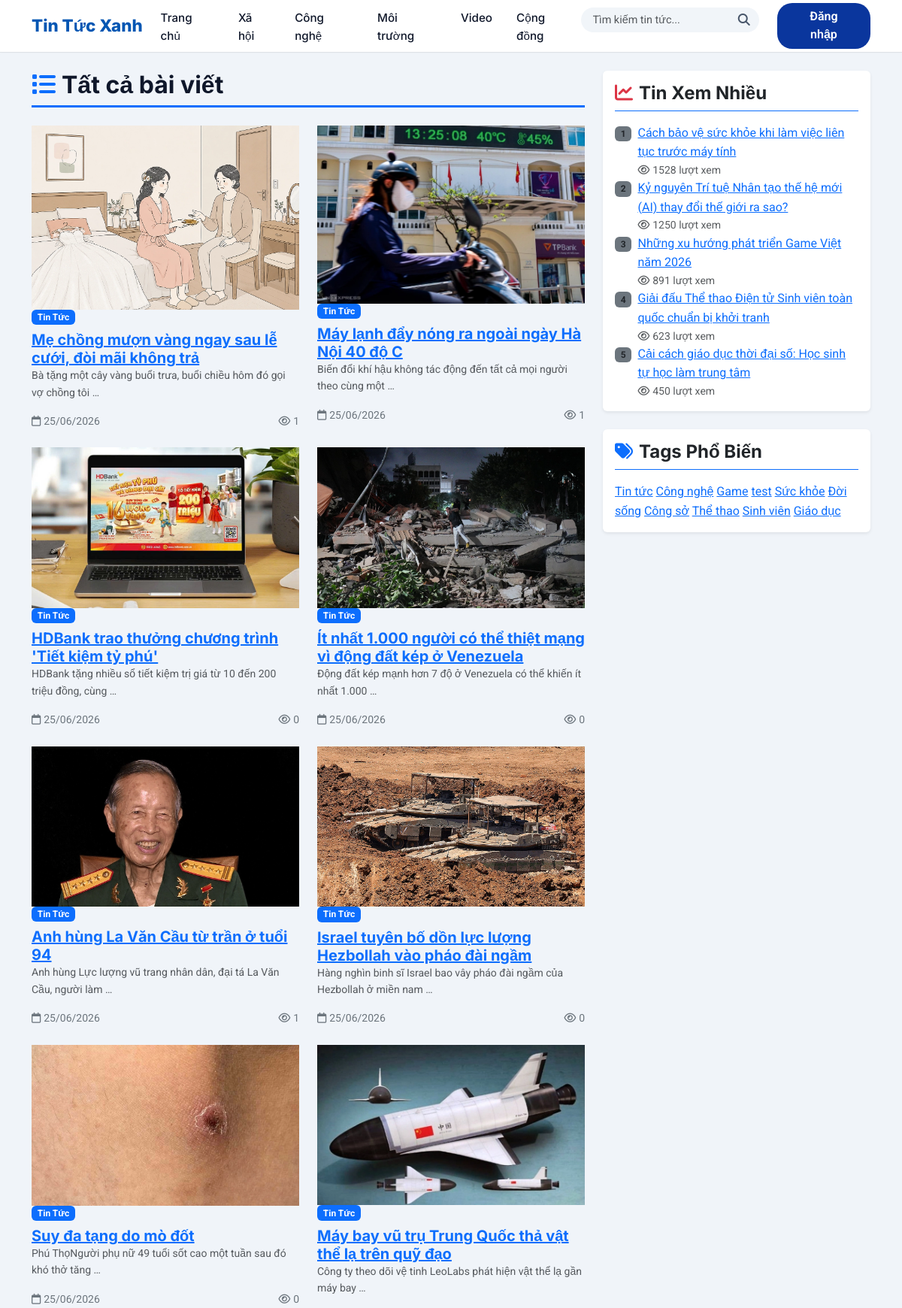
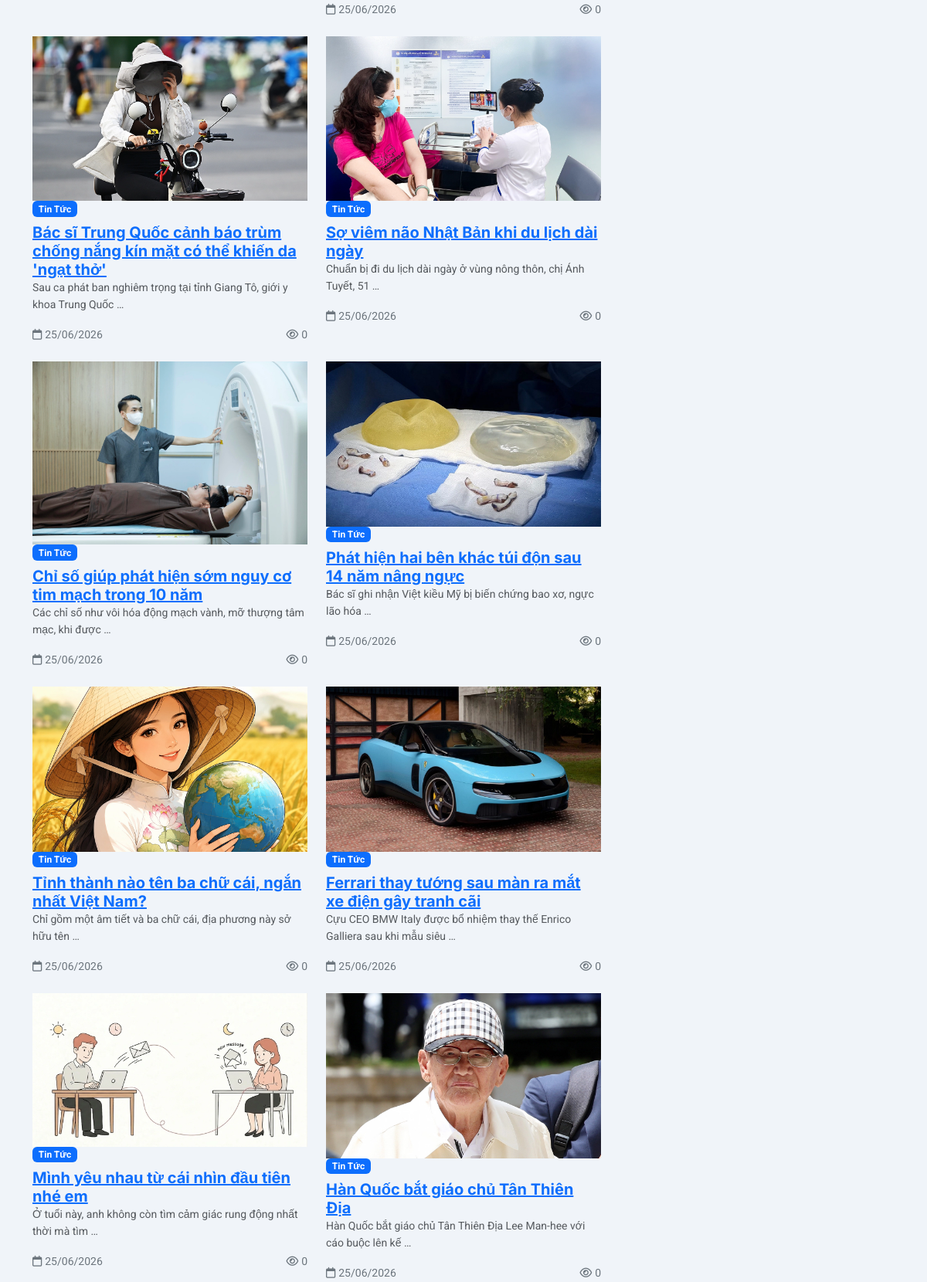
The app's page /articles/ (upper part) with its own data (2 pictures, top to bottom).
### news/models.py (models this page shows, shortened)
class Article(models.Model):
    title = models.CharField(max_length=200, verbose_name="Tiêu đề")
    slug = models.SlugField(unique=True, blank=True, max_length=250)
    thumbnail = models.ImageField(upload_to='thumbnails/', verbose_name="Ảnh đại diện")
    content = models.TextField(verbose_name="Nội dung")
    author = models.ForeignKey(User, on_delete=models.CASCADE, verbose_name="Tác giả")
    tags = models.CharField(max_length=200, help_text="Phân tách các tag bằng dấu phẩy (ví dụ: Công nghệ, AI, Game)")
    views = models.PositiveIntegerField(default=0, verbose_name="Lượt xem")
    is_featured = models.BooleanField(default=False, verbose_name="Tin nổi bật")
    created_at = models.DateTimeField(auto_now_add=True, verbose_name="Ngày tạo")
    updated_at = models.DateTimeField(auto_now=True, verbose_name="Ngày cập nhật")
    likes = models.ManyToManyField(User, related_name='liked_articles', blank=True, verbose_name="Lượt thích")
    saves = models.ManyToManyField(User, related_name='saved_articles', blank=True, verbose_name="Đã lưu")
    class Meta:
        ordering = ['-created_at']
    @property
    def tag_list(self):
        return [tag.strip() for tag in self.tags.split(',') if tag.strip()]

### news/views.py (the view)
# urls.py: path('articles/', views.article_list, name='article_list'),
def article_list(request):
    articles = Article.objects.all()
    tag_filter = request.GET.get('tag')
    if tag_filter:
        articles = [art for art in articles if tag_filter in art.tag_list]
    most_viewed = Article.objects.order_by('-views')[:5]
    popular_tags = get_popular_tags()
    context = {
        'articles': articles,
        'tag_filter': tag_filter,
        'most_viewed': most_viewed,
        'popular_tags': popular_tags,
    }
    return render(request, 'article_list.html', context)

### news/views.py (called while the page is built)
def get_popular_tags():
    all_articles = Article.objects.all()
    tag_counts = {}
    for art in all_articles:
        for tag in art.tag_list:
            tag_counts[tag] = tag_counts.get(tag, 0) + 1
    sorted_tags = sorted(tag_counts.items(), key=lambda x: x[1], reverse=True)
    return [t[0] for t in sorted_tags[:10]]

### templates/article_list.html (shortened to what this page needs)
{% extends 'base.html' %}
{% block content %}
<div class="container">
    <div class="row">
        <div class="col-lg-8">
            <h2 class="border-bottom border-primary border-3 pb-2 mb-4">
                {% if tag_filter %}
                    <i class="fa-solid fa-tag text-primary me-2"></i>Tag: {{ tag_filter }}
                {% else %}
                    <i class="fa-solid fa-list text-primary me-2"></i>Tất cả bài viết
                {% endif %}
            </h2>
            <div class="row g-4">
                {% for art in articles %}
                <div class="col-md-6">
                    <div class="news-card">
                        <a href="{% url 'article_detail' slug=art.slug %}">
                            <img src="{{ art.thumbnail.url }}" class="card-img-top" alt="{{ art.title }}">
                        </a>
                        <div class="card-body">
                            <span class="badge bg-primary mb-2">Tin Tức</span>
                            <h5 class="card-title">
                                <a href="{% url 'article_detail' slug=art.slug %}">{{ art.title }}</a>
                            </h5>
                            <p class="card-text text-muted small">{{ art.content|striptags|truncatewords:15 }}</p>
                            <div class="d-flex justify-content-between text-secondary small">
                                <span><i class="fa-regular fa-calendar me-1"></i>{{ art.created_at|date:"d/m/Y" }}</span>
                                <span><i class="fa-regular fa-eye me-1"></i>{{ art.views }}</span>
                            </div>
                        </div>
                    </div>
                </div>
                {% empty %}
                <div class="col-12">
                    <p class="alert alert-warning text-center">Không tìm thấy bài viết nào.</p>
                </div>
                {% endfor %}
            </div>
        </div>
        <div class="col-lg-4">
            <div class="card mb-4 border-0 shadow-sm">
                <div class="card-body">
                    <h4 class="card-title border-bottom border-primary pb-2 mb-3">
                        <i class="fa-solid fa-chart-line text-danger me-2"></i>Tin Xem Nhiều
                    </h4>
                    <div class="sidebar-list">
                        {% for art in most_viewed %}
                        <div class="sidebar-list-item">
                            <div class="d-flex align-items-start">
                                <span class="badge bg-secondary text-dark me-2 mt-1">{{ forloop.counter }}</span>
                                <div>
                                    <a href="{% url 'article_detail' slug=art.slug %}" class="sidebar-link d-block">
                                        {{ art.title }}
                                    </a>
                                    <span class="text-muted small"><i class="fa-regular fa-eye me-1"></i>{{ art.views }} lượt xem</span>
                                </div>
                            </div>
                        </div>
                        {% empty %}
                        <p class="text-muted">Chưa có bài viết nào.</p>
                        {% endfor %}
                    </div>
                </div>
            </div>
            <div class="card border-0 shadow-sm">
                <div class="card-body">
                    <h4 class="card-title border-bottom border-primary pb-2 mb-3">
                        <i class="fa-solid fa-tags text-primary me-2"></i>Tags Phổ Biến
                    </h4>
                    <div>
                        {% for tag in popular_tags %}
                            <a href="{% url 'article_list' %}?tag={{ tag }}" class="tag-badge">{{ tag }}</a>
                        {% empty %}
                        <p class="text-muted">Chưa có tag nào.</p>
                        {% endfor %}
                    </div>
                </div>
            </div>
        </div>
    </div>
</div>
{% endblock %}

### static/css/style.css (style rules this page uses)
:root { --primary-color: #0033A0; --primary-hover: #002280; --secondary-color: #E8F0FE; --accent-color: #F97316; --accent-hover: #EA580C; --text-dark: #0F172A; --text-muted: #475569; --bg-light: #F1F5F9; --card-shadow: 0 1px 3px rgba(0,0,0,0.05), 0 1px 2px rgba(0,0,0,0.1); --font-heading: 'Inter', sans-serif; --font-body: 'Roboto', sans-serif; }
body { font-family: var(--font-body); background-color: #F0F4F9; color: var(--text-dark); line-height: 1.6; }
h1, h2, h3, h4, h5, h6 { font-family: var(--font-heading); font-weight: 700; color: var(--text-dark); }

### records on screen
Article: thumbnail (picture), title "Mẹ chồng mượn vàng ngay sau lễ cưới, đòi mãi không trả", content "Bà tặng một cây vàng buổi trưa, buổi chiều hôm đó gọi vợ chồng tôi …", created_at "25/06/2026", views "1", popular_tags "Tin tức"
Article: thumbnail (picture), title "Máy lạnh đẩy nóng ra ngoài ngày Hà Nội 40 độ C", content "Biến đổi khí hậu không tác động đến tất cả mọi người theo cùng một …", created_at "25/06/2026", views "1"
Article: thumbnail (picture), title "HDBank trao thưởng chương trình 'Tiết kiệm tỷ phú'", content "HDBank tặng nhiều sổ tiết kiệm trị giá từ 10 đến 200 triệu đồng, cùng …", created_at "25/06/2026", views "0"
Article: thumbnail (picture), title "Ít nhất 1.000 người có thể thiệt mạng vì động đất kép ở Venezuela", content "Động đất kép mạnh hơn 7 độ ở Venezuela có thể khiến ít nhất 1.000 …", created_at "25/06/2026", views "0"
Article: thumbnail (picture), title "Anh hùng La Văn Cầu từ trần ở tuổi 94", content "Anh hùng Lực lượng vũ trang nhân dân, đại tá La Văn Cầu, người làm …", created_at "25/06/2026", views "1"
Article: thumbnail (picture), title "Israel tuyên bố dồn lực lượng Hezbollah vào pháo đài ngầm", content "Hàng nghìn binh sĩ Israel bao vây pháo đài ngầm của Hezbollah ở miền nam …", created_at "25/06/2026", views "0"
Article: thumbnail (picture), title "Suy đa tạng do mò đốt", content "Phú ThọNgười phụ nữ 49 tuổi sốt cao một tuần sau đó khó thở tăng …", created_at "25/06/2026", views "0"
Article: thumbnail (picture), title "Máy bay vũ trụ Trung Quốc thả vật thể lạ trên quỹ đạo", content "Công ty theo dõi vệ tinh LeoLabs phát hiện vật thể lạ gần máy bay …", created_at "25/06/2026", views "0"
Article: thumbnail (picture), title "Bác sĩ Trung Quốc cảnh báo trùm chống nắng kín mặt có thể khiến da 'ngạt thở'", content "Sau ca phát ban nghiêm trọng tại tỉnh Giang Tô, giới y khoa Trung Quốc …", created_at "25/06/2026", views "0"
Article: thumbnail (picture), title "Sợ viêm não Nhật Bản khi du lịch dài ngày", content "Chuẩn bị đi du lịch dài ngày ở vùng nông thôn, chị Ánh Tuyết, 51 …", created_at "25/06/2026", views "0"
Article: thumbnail (picture), title "Chỉ số giúp phát hiện sớm nguy cơ tim mạch trong 10 năm", content "Các chỉ số như vôi hóa động mạch vành, mỡ thượng tâm mạc, khi được …", created_at "25/06/2026", views "0"
Article: thumbnail (picture), title "Phát hiện hai bên khác túi độn sau 14 năm nâng ngực", content "Bác sĩ ghi nhận Việt kiều Mỹ bị biến chứng bao xơ, ngực lão hóa …", created_at "25/06/2026", views "0"
Article: thumbnail (picture), title "Tỉnh thành nào tên ba chữ cái, ngắn nhất Việt Nam?", content "Chỉ gồm một âm tiết và ba chữ cái, địa phương này sở hữu tên …", created_at "25/06/2026", views "0"
Article: thumbnail (picture), title "Ferrari thay tướng sau màn ra mắt xe điện gây tranh cãi", content "Cựu CEO BMW Italy được bổ nhiệm thay thế Enrico Galliera sau khi mẫu siêu …", created_at "25/06/2026", views "0"
Article: thumbnail (picture), title "Mình yêu nhau từ cái nhìn đầu tiên nhé em", content "Ở tuổi này, anh không còn tìm cảm giác rung động nhất thời mà tìm …", created_at "25/06/2026", views "0"
Article: thumbnail (picture), title "Hàn Quốc bắt giáo chủ Tân Thiên Địa", content "Hàn Quốc bắt giáo chủ Tân Thiên Địa Lee Man-hee với cáo buộc lên kế …", created_at "25/06/2026", views "0"
Article: title "Cách bảo vệ sức khỏe khi làm việc liên tục trước máy tính", views "1528"
Article: title "Kỷ nguyên Trí tuệ Nhân tạo thế hệ mới (AI) thay đổi thế giới ra sao?", views "1250"
Article: title "Những xu hướng phát triển Game Việt năm 2026", views "891"
Article: title "Giải đấu Thể thao Điện tử Sinh viên toàn quốc chuẩn bị khởi tranh", views "623"
Article: title "Cải cách giáo dục thời đại số: Học sinh tự học làm trung tâm", views "450"
Article: popular_tags "test"

### other values on screen
{{ tag }} "Công nghệ" "Game" "Sức khỏe" "Đời sống" "Công sở" "Thể thao" "Sinh viên" "Giáo dục"
